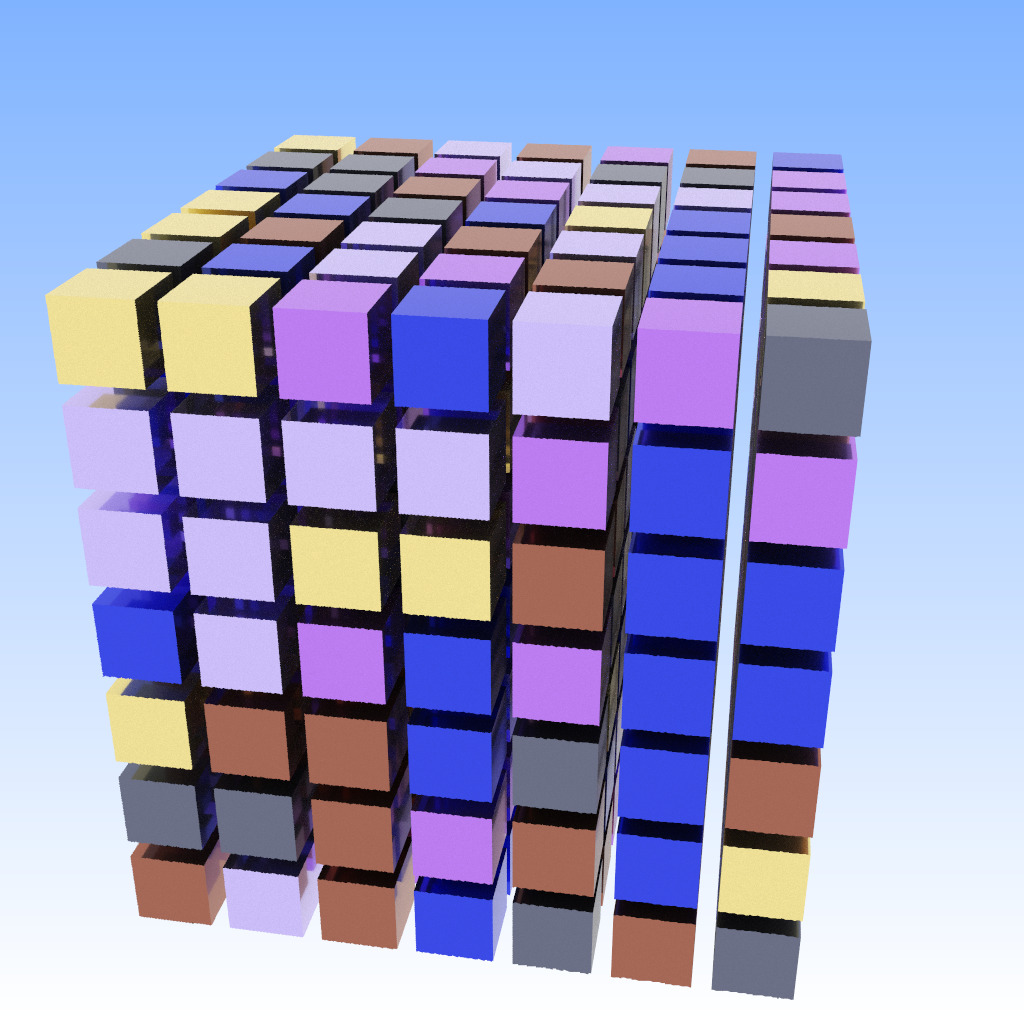

This figure's Python source:
# sample06 - this sample demonstrates exists to show/test MPI-parallel
# ANARI rendering. For this sample to make sense you need to run it
# with MPI, and with a "Data Parallel ANARI" capable ANARI device such
# as PTC or barney. You can still run it without MPI, but should
# simply see a NxNxN grid of same-color cubes; when run with multiple
# MPI ranks (and a mpi-capable ANARI) you should see the cubes having
# different colors, with the color of each cube indicating which rank
# generated that data.

import matplotlib.pyplot as plt
import numpy as np
import os
#from pynari import *
import pynari as anari
import random
import sys, getopt,PIL
from mpi4py import MPI

fb_size = (1024,1024)
look_from = (-.7,2.,-4.)
look_at = (0., 0., 0.)
look_up = (0.,1.,0.)
fovy = 40.
grid_size = 7
use_floatFB = False#True

out_file_name = ''
args = sys.argv[1:]
opts, args = getopt.getopt(args,"ho:f",["help","output=","float4"])
for opt,arg in opts:
    if opt == '-h':
        print('mpirun -n <numRanks> sample06.py [-o outfile.jpg]')
        print('note: make sure to use a ANARI_LIBRARY that supports data parallel rendering')
        sys.exit(0)
    elif opt == '-f':
        use_floatFB = True
    elif opt == '-o':
        out_file_name = arg

random.seed(80577)
surfaces = []


def make_material(color_idx):
    random.seed(0x12345+color_idx)
    red   = random.uniform(.05,.95)
    green = random.uniform(.05,.95)
    blue  = random.uniform(.05,.95)
    red = .2+.8*red*red
    green = .2+.8*green*green
    blue = .2+.8*blue*blue
    mat = device.newMaterial('physicallyBased')
    mat.setParameter('baseColor',anari.float3,(red,green,blue))
    mat.setParameter('ior',anari.FLOAT32,1.45)
    mat.setParameter('metallic',anari.FLOAT32,0.5)
    mat.setParameter('specular',anari.FLOAT32,0.)
    mat.setParameter('roughness',anari.FLOAT32,0.3)
    mat.commitParameters()
    return mat
    
def add_cube(mpi_rank,mpi_size,ix,iy,iz):
    cube_idx = ix + grid_size*iy + grid_size*grid_size*iz
    random.seed(290374+cube_idx)
    rank_of_cube = random.randrange(mpi_size)
    if mpi_rank != rank_of_cube:
        return

    geom = device.newGeometry('triangle')
    vertices = []
    gap = .1
    for iiz in range(2):
        for iiy in range(2):
            for iix in range(2):
                # generate vertex in [0,N]^3 space
                x = ix + gap + iix*(1-2*gap)
                y = iy + gap + iiy*(1-2*gap)
                z = iz + gap + iiz*(1-2*gap)
                # convert to [-1,+1]^3 space
                x = -1 + 2*(x/grid_size)
                y = -1 + 2*(y/grid_size)
                z = -1 + 2*(z/grid_size)
                # store vertex
                vertices.append((x,y,z))
     
    _vertices = device.newArray(anari.FLOAT32_VEC3,np.array(vertices,dtype=np.float32).flatten())
    indices = [
        ( 0,1,3 ), ( 0,3,2 ),
        ( 5,7,6 ), ( 5,6,4 ),
        ( 0,4,5 ), ( 0,5,1 ),
        ( 2,3,7 ), ( 2,7,6 ),
        ( 1,5,7 ), ( 1,7,3 ),
        ( 4,0,2 ), ( 4,2,6 )
    ]
    _indices = device.newArray(anari.UINT32_VEC3,
                               np.array(indices,dtype=np.uint32).flatten())

    geom.setParameter('vertex.position',anari.ARRAY,_vertices)
    geom.setParameter('primitive.index',anari.ARRAY,_indices)
    geom.commitParameters()

    material = make_material(mpi_rank)
    surf = device.newSurface()
    surf.setParameter('geometry', anari.GEOMETRY, geom)
    surf.setParameter('material', anari.MATERIAL, material)
    surf.commitParameters()
    
    surfaces.append(surf)

def create_surfaces(mpi_rank,mpi_size):
    for iz in range(grid_size):
        for iy in range(grid_size):
            for ix in range(grid_size):
                add_cube(mpi_rank,mpi_size,ix,iy,iz)

anariDeviceToUse = os.getenv('ANARI_DEVICE')
if anariDeviceToUse == None:
    anariDeviceToUse = 'barney_mpi'
device = anari.newDevice(anariDeviceToUse,'default')

name = MPI.COMM_WORLD.Get_name()
addr = MPI._addressof(MPI.COMM_WORLD)
device.setParameter('pointer_to_mpi_communicator', anari.UINT64, addr);
device.commitParameters()
mpi_rank, mpi_size = (MPI.COMM_WORLD.Get_rank(), MPI.COMM_WORLD.Get_size())
create_surfaces(mpi_rank,mpi_size)

light = device.newLight('directional')
#look_from = (-.7,2.,-4.)
light.setParameter('direction', anari.float3, ( -1., -1., 1. ) )
light.setParameter('radiance', anari.float, 4.)
light.commitParameters()
light_array = device.newArray(anari.LIGHT, [light])
    

world = device.newWorld()
if True:
    world.setParameterArray('surface', anari.SURFACE, surfaces )
    world.setParameterArray('light', anari.LIGHT, [ light ])
else:
    # this _should_ work,but currently ignores the lights
    rootGroup = device.newGroup(surfaces)
    rootGroup.commitParameters()
    inst = device.newInstance('transform')
    inst.setParameter('group',anari.OBJECT,rootGroup)
    inst.setParameterArray('light', anari.LIGHT, [ light ])
    inst.setParameter('transform',anari.FLOAT32_MAT3X4,
                      [
                       1,0,0,
                       0,1,0,
                       0,0,1,
                       0,0,0
                      ]
                      )
    inst.commitParameters()
    world.setParameterArray('instance', anari.OBJECT, [ inst ])

world.commitParameters()
   


camera = device.newCamera('perspective')
camera.setParameter('aspect', anari.FLOAT32, fb_size[0]/fb_size[1])
camera.setParameter('position',anari.FLOAT32_VEC3, look_from)
direction = [ look_at[0] - look_from[0],
              look_at[1] - look_from[1],
              look_at[2] - look_from[2] ] 
camera.setParameter('direction',anari.float3, direction)
camera.setParameter('up',anari.float3,look_up)
camera.setParameter('fovy',anari.FLOAT32,fovy*3.14/180)
camera.commitParameters()



# background gradient: use an image of 1 pixel wide and 2 pixels high
bg_values = np.array(((.9,.9,.9,1.),(.15,.25,.8,1.)), dtype=np.float32).reshape((2,1,4))
bg_gradient = device.newArray(anari.float4, bg_values)

renderer = device.newRenderer('default')
renderer.setParameter('ambientRadiance',anari.FLOAT32, .2)
renderer.setParameter('background', anari.ARRAY, bg_gradient)
renderer.setParameter('pixelSamples', anari.INT32, 16)
renderer.commitParameters()


frame = device.newFrame()

frame.setParameter('size', anari.uint2, fb_size)

if use_floatFB:
    frame.setParameter('channel.color', anari.DATA_TYPE, anari.FLOAT32_VEC4)
else:
    frame.setParameter('channel.color', anari.DATA_TYPE, anari.UFIXED8_RGBA_SRGB)
frame.setParameter('renderer', anari.OBJECT, renderer)
frame.setParameter('camera', anari.OBJECT, camera)
frame.setParameter('world', anari.OBJECT, world)

frame.commitParameters()

frame.render()
fb_color = frame.get('channel.color')

pixels = np.array(fb_color)

if MPI.COMM_WORLD.Get_rank() == 0:
    if use_floatFB:
        width = fb_size[0]
        height = fb_size[1]
        pixels = pixels.reshape(width*height*4)
        r = pixels[0::4]
        g = pixels[1::4]
        b = pixels[2::4]
        pixels = np.empty(width*height*3,dtype=np.float32)
        pixels[0::3] = r
        pixels[1::3] = g
        pixels[2::3] = b
        pixels = pixels.reshape((width,height,3))
    if out_file_name == '':
        plt.imshow(pixels)
        plt.gca().invert_yaxis()
        plt.show()
    else:
        im = PIL.Image.fromarray(pixels)
        im = im.transpose(PIL.Image.FLIP_TOP_BOTTOM)
        im = im.convert('RGB')
        im.save(out_file_name)
MPI.Finalize()




